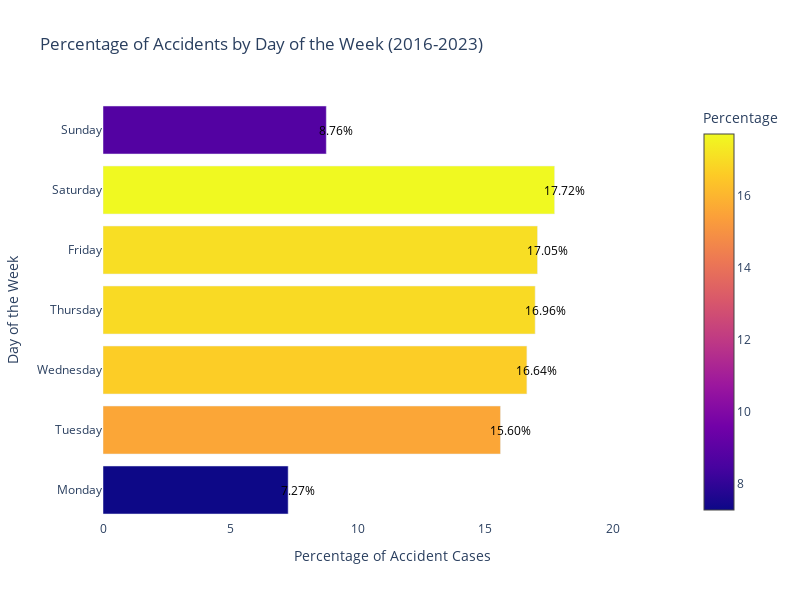

The code cell stored with this chart in its notebook:
### Code cell
## TRAFFIC ACCIDENTS - WEEK ANALYSIS ##

import pyspark.sql.functions as F
import pandas as pd
import plotly.graph_objects as go
import calendar

# Compute the count of cases for each day
day_df = df_pyspark_clean.select(F.dayofweek('Start_Time').alias('Day')).groupBy('Day').count()

# Map day numbers to day names
day_names = ['Monday', 'Tuesday', 'Wednesday', 'Thursday', 'Friday', 'Saturday', 'Sunday']

# Convert 'Day' column to a categorical type with desired order
day_df = day_df.withColumn('Day', F.expr(f"cast(Day as string)").cast('string'))
day_df = day_df.withColumn('Day', F.when(F.col('Day') == '1', day_names[0])
                               .when(F.col('Day') == '2', day_names[1])
                               .when(F.col('Day') == '3', day_names[2])
                               .when(F.col('Day') == '4', day_names[3])
                               .when(F.col('Day') == '5', day_names[4])
                               .when(F.col('Day') == '6', day_names[5])
                               .when(F.col('Day') == '7', day_names[6]))

# Sort the DataFrame by the index of day names
day_df = day_df.toPandas().set_index('Day').loc[day_names].reset_index()

# Convert the PySpark DataFrame to Pandas DataFrame for visualization
day_df_pd = pd.DataFrame(day_df)

# Compute the total number of accident cases
total_cases = day_df_pd['count'].sum()

# Compute the percentage of accidents for each day
day_df_pd['Percentage'] = (day_df_pd['count'] / total_cases) * 100

# Define the colorscale
colorscale = 'plasma'

# Create the figure and configure the layout
fig = go.Figure()

# Add the bar trace
fig.add_trace(go.Bar(
    x=day_df_pd['Percentage'],
    y=day_df_pd['Day'],
    orientation='h',
    marker=dict(
        color=day_df_pd['Percentage'],
        colorscale=colorscale,
        cmin=day_df_pd['Percentage'].min(),
        cmax=day_df_pd['Percentage'].max(),
        colorbar=dict(
            title='Percentage'
        )
    )
))

# Configure the text annotations
for i, row in day_df_pd.iterrows():
    fig.add_annotation(
        x=row['Percentage'],
        y=row['Day'],
        text=f'{row["Percentage"]:.2f}%',
        showarrow=False,
        font=dict(
            size=12,
            color='black'  # Adjust the font color for better visibility
        ),
        align='left',
        xshift=10
    )

# Configure the layout
fig.update_layout(
    title='\nPercentage of Accidents\nby Day of the Week (2016-2023)\n',
    xaxis_title='\nPercentage of Accident Cases\n',
    yaxis_title='\nDay of the Week\n',
    xaxis=dict(
        tickmode='linear',
        dtick=5,  # Adjust the tick interval for the x-axis
        range=[0, day_df_pd['Percentage'].max() + 5]  # Adjust the x-axis range
    ),
    plot_bgcolor='white',
    showlegend=False,
    height=600,  # Increase figure height for better visibility
    width=800  # Increase figure width for better visibility
    )

# Show the figure
fig.show()

### Figure 1 — Plotly figure (JSON) as saved in the notebook; plotly's stock layout.template omitted (floating-point values rounded to 4 significant figures)
{"data": [{"marker": {"cmax": 17.72, "cmin": 7.267, "color": [7.267, 15.6, 16.64, 16.96, 17.05, 17.72, 8.763], "colorbar": {"title": {"text": "Percentage"}}, "colorscale": [[0, "#0d0887"], [0.1111, "#46039f"], [0.2222, "#7201a8"], [0.3333, "#9c179e"], [0.4444, "#bd3786"], [0.5556, "#d8576b"], [0.6667, "#ed7953"], [0.7778, "#fb9f3a"], [0.8889, "#fdca26"], [1, "#f0f921"]]}, "orientation": "h", "type": "bar", "x": [7.267, 15.6, 16.64, 16.96, 17.05, 17.72, 8.763], "y": ["Monday", "Tuesday", "Wednesday", "Thursday", "Friday", "Saturday", "Sunday"]}], "layout": {"annotations": [{"align": "left", "font": {"color": "black", "size": 12}, "showarrow": false, "text": "7.27%", "x": 7.267, "xshift": 10, "y": "Monday"}, {"align": "left", "font": {"color": "black", "size": 12}, "showarrow": false, "text": "15.60%", "x": 15.6, "xshift": 10, "y": "Tuesday"}, {"align": "left", "font": {"color": "black", "size": 12}, "showarrow": false, "text": "16.64%", "x": 16.64, "xshift": 10, "y": "Wednesday"}, {"align": "left", "font": {"color": "black", "size": 12}, "showarrow": false, "text": "16.96%", "x": 16.96, "xshift": 10, "y": "Thursday"}, {"align": "left", "font": {"color": "black", "size": 12}, "showarrow": false, "text": "17.05%", "x": 17.05, "xshift": 10, "y": "Friday"}, {"align": "left", "font": {"color": "black", "size": 12}, "showarrow": false, "text": "17.72%", "x": 17.72, "xshift": 10, "y": "Saturday"}, {"align": "left", "font": {"color": "black", "size": 12}, "showarrow": false, "text": "8.76%", "x": 8.763, "xshift": 10, "y": "Sunday"}], "height": 600, "plot_bgcolor": "white", "showlegend": false, "title": {"text": "\nPercentage of Accidents\nby Day of the Week (2016-2023)\n"}, "width": 800, "xaxis": {"dtick": 5, "range": [0, 22.72], "tickmode": "linear", "title": {"text": "\nPercentage of Accident Cases\n"}, "type": "linear"}, "yaxis": {"autorange": true, "range": [-0.5, 6.5], "title": {"text": "\nDay of the Week\n"}, "type": "category"}}}
